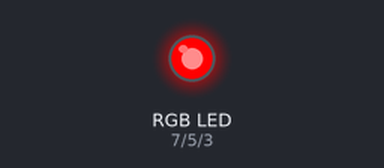
Bench run of a sketch on a simulated Arduino Uno, built with avr-gcc and run on an emulated ATmega328P. On the bench: an RGB LED mixed from three pins (HIGH = lit). Dim RGB values are drawn brighter than linear; random numbers use the default seed unless the sketch sets one.

Above: at 0.1 s.
At 3.1 s:
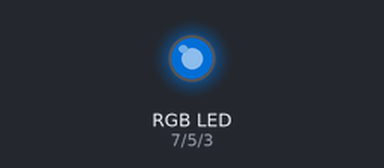
At 12.1 s:
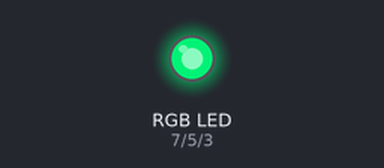
At 21.1 s:
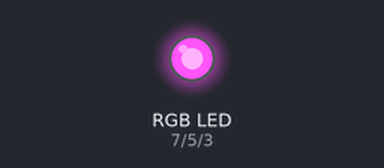
At 30.1 s:
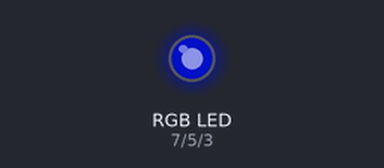
At 39.1 s:
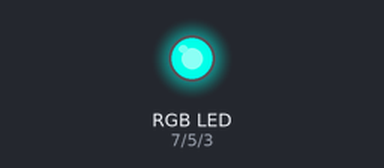
Timing chart, 0 to 40.0 s (numbered marks = the images above):
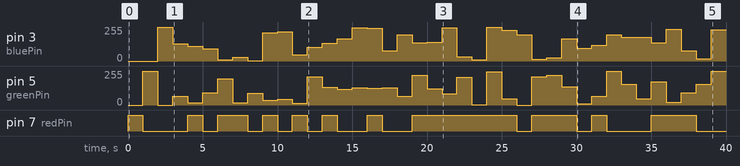

The sketch:

app.ino
```cpp
const int redPin = 7; // RED
const int greenPin = 5; // GREEN
const int bluePin = 3; // BLUE

void setup() {
    randomSeed(analogRead(A0));
    // 랜덤한 숫자가 필요하다, 아두이노 A0 핀에 아무것도 꽂혀있지 않으면 랜덤값을 뿌려주기 때문에 이용
    analogWrite(redPin, 255); // 0~255 random
    delay(1000);
    analogWrite(redPin, 0);
    analogWrite(greenPin, 255);
    delay(1000);
    analogWrite(greenPin, 0);
    analogWrite(bluePin, 255);
    delay(1000);
}

void loop() {
    analogWrite(redPin, random(256)); // 0~255 random
    analogWrite(greenPin, random(256));
    analogWrite(bluePin, random(256));
    delay(1000);
}
```

Measured:
- by itself, pin 7 (redPin): HIGH → LOW at 1.0 s, → HIGH 3.0 s later, → LOW 1.0 s later, → HIGH 1.0 s later, … (21 changes in this stretch)
- by itself, pin 3 (bluePin): 255/255 → 130/255 at 3.0 s, → 112/255 1.0 s later, → 91/255 1.0 s later, → 9/255 1.0 s later, … (37 changes in this stretch)
